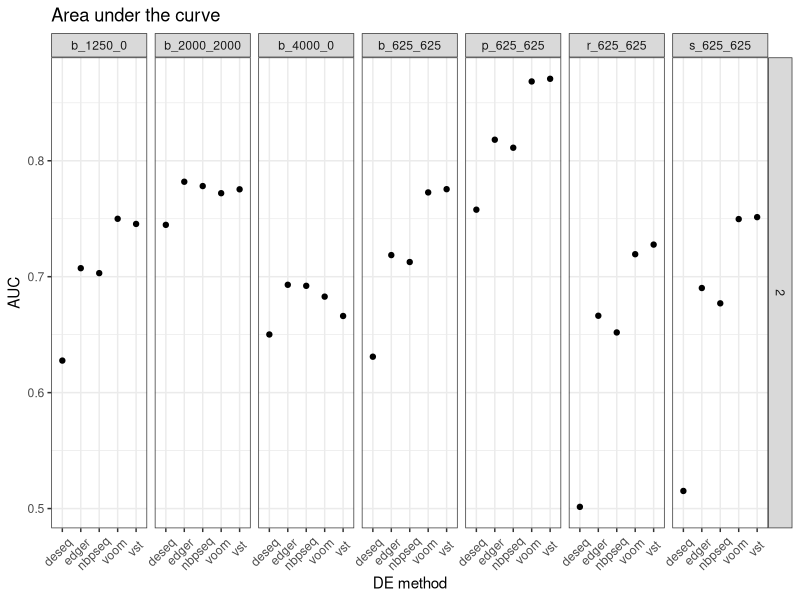
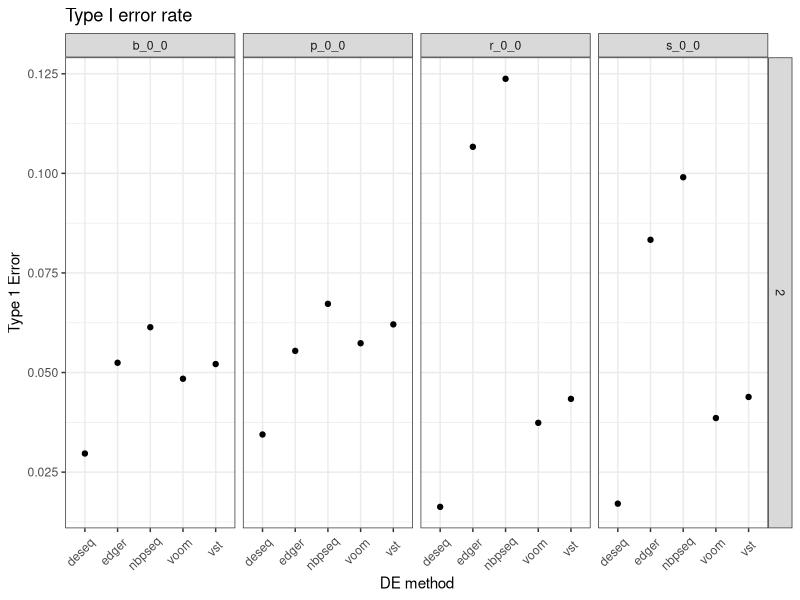
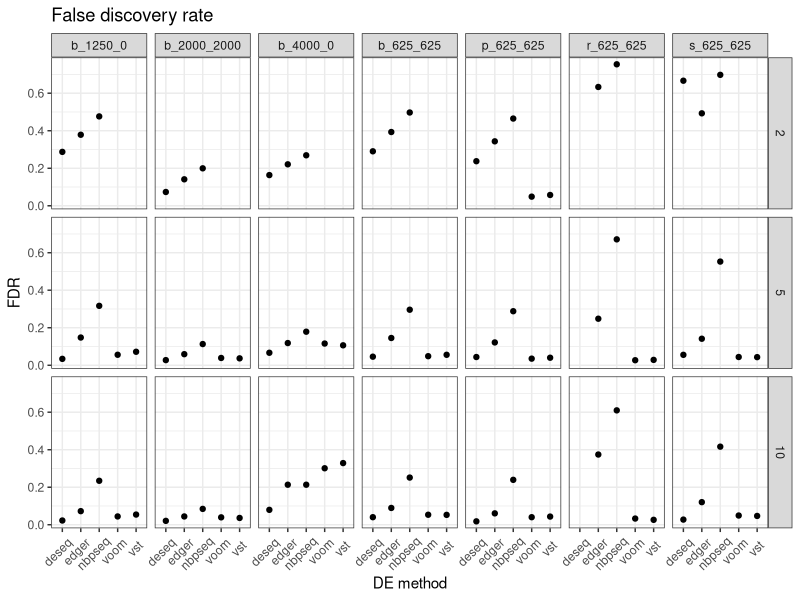

These figures' R source, in order:
#!/usr/bin/env Rscript

suppressPackageStartupMessages({
  library(ggplot2)
})
theme_set(theme_bw())

dir.create("figures/", showWarnings = FALSE)

df_auc <- read.delim("data/auc.txt")
p_auc <- ggplot(df_auc, aes(x = analyze, y = auc)) +
  geom_point() +
  facet_grid(samples_per_cond ~ de) +
  labs(x = "DE method", y = "AUC",
       title = "Area under the curve") +
  theme(axis.text.x = element_text(angle = 45, hjust = 0.75, vjust = 0.75))
ggsave("figures/auc.png", p_auc, width = 21, height = 9)

df_t1 <- read.delim("data/t1error.txt")
p_t1 <- ggplot(df_t1, aes(x = analyze, y = type_one_error)) +
  geom_point() +
  facet_grid(samples_per_cond ~ zeros) +
  labs(x = "DE method", y = "Type 1 Error",
       title = "Type I error rate") +
  theme(axis.text.x = element_text(angle = 45, hjust = 0.75, vjust = 0.75))
ggsave("figures/t1.png", p_t1, width = 12, height = 9)

df_fdr <- read.delim("data/fdr.txt")
p_fdr <- ggplot(df_fdr, aes(x = analyze, y = true_fdr)) +
  geom_point() +
  facet_grid(samples_per_cond ~ de) +
  labs(x = "DE method", y = "FDR",
       title = "False discovery rate") +
  theme(axis.text.x = element_text(angle = 45, hjust = 0.75, vjust = 0.75))
ggsave("figures/fdr.png", p_fdr, width = 21, height = 9)
